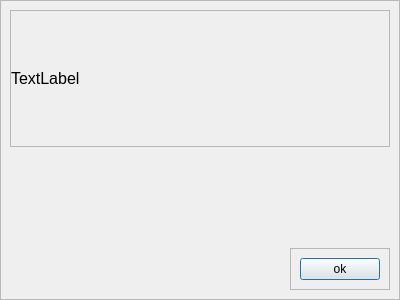
<?xml version="1.0" encoding="UTF-8"?>
<ui version="4.0">
 <class>Dialog</class>
 <widget class="QDialog" name="Dialog">
  <property name="geometry">
   <rect>
    <x>0</x>
    <y>0</y>
    <width>400</width>
    <height>300</height>
   </rect>
  </property>
  <property name="windowTitle">
   <string>Dialog</string>
  </property>
  <layout class="QHBoxLayout" name="horizontalLayout">
   <property name="spacing">
    <number>0</number>
   </property>
   <property name="leftMargin">
    <number>0</number>
   </property>
   <property name="topMargin">
    <number>0</number>
   </property>
   <property name="rightMargin">
    <number>0</number>
   </property>
   <property name="bottomMargin">
    <number>0</number>
   </property>
   <item>
    <widget class="QFrame" name="frame">
     <property name="frameShape">
      <enum>QFrame::StyledPanel</enum>
     </property>
     <property name="frameShadow">
      <enum>QFrame::Raised</enum>
     </property>
     <layout class="QVBoxLayout" name="verticalLayout">
      <item>
       <widget class="QFrame" name="frame_2">
        <property name="frameShape">
         <enum>QFrame::StyledPanel</enum>
        </property>
        <property name="frameShadow">
         <enum>QFrame::Raised</enum>
        </property>
        <layout class="QHBoxLayout" name="horizontalLayout_2">
         <property name="spacing">
          <number>0</number>
         </property>
         <property name="leftMargin">
          <number>0</number>
         </property>
         <property name="topMargin">
          <number>0</number>
         </property>
         <property name="rightMargin">
          <number>0</number>
         </property>
         <property name="bottomMargin">
          <number>0</number>
         </property>
         <item>
          <widget class="QLabel" name="label">
           <property name="font">
            <font>
             <pointsize>12</pointsize>
            </font>
           </property>
           <property name="text">
            <string>TextLabel</string>
           </property>
          </widget>
         </item>
        </layout>
       </widget>
      </item>
      <item alignment="Qt::AlignRight|Qt::AlignBottom">
       <widget class="QFrame" name="frame_3">
        <property name="frameShape">
         <enum>QFrame::StyledPanel</enum>
        </property>
        <property name="frameShadow">
         <enum>QFrame::Raised</enum>
        </property>
        <layout class="QVBoxLayout" name="verticalLayout_2">
         <item>
          <widget class="QPushButton" name="pushButton">
           <property name="text">
            <string>ok</string>
           </property>
          </widget>
         </item>
        </layout>
       </widget>
      </item>
     </layout>
    </widget>
   </item>
  </layout>
 </widget>
 <resources/>
 <connections/>
</ui>
